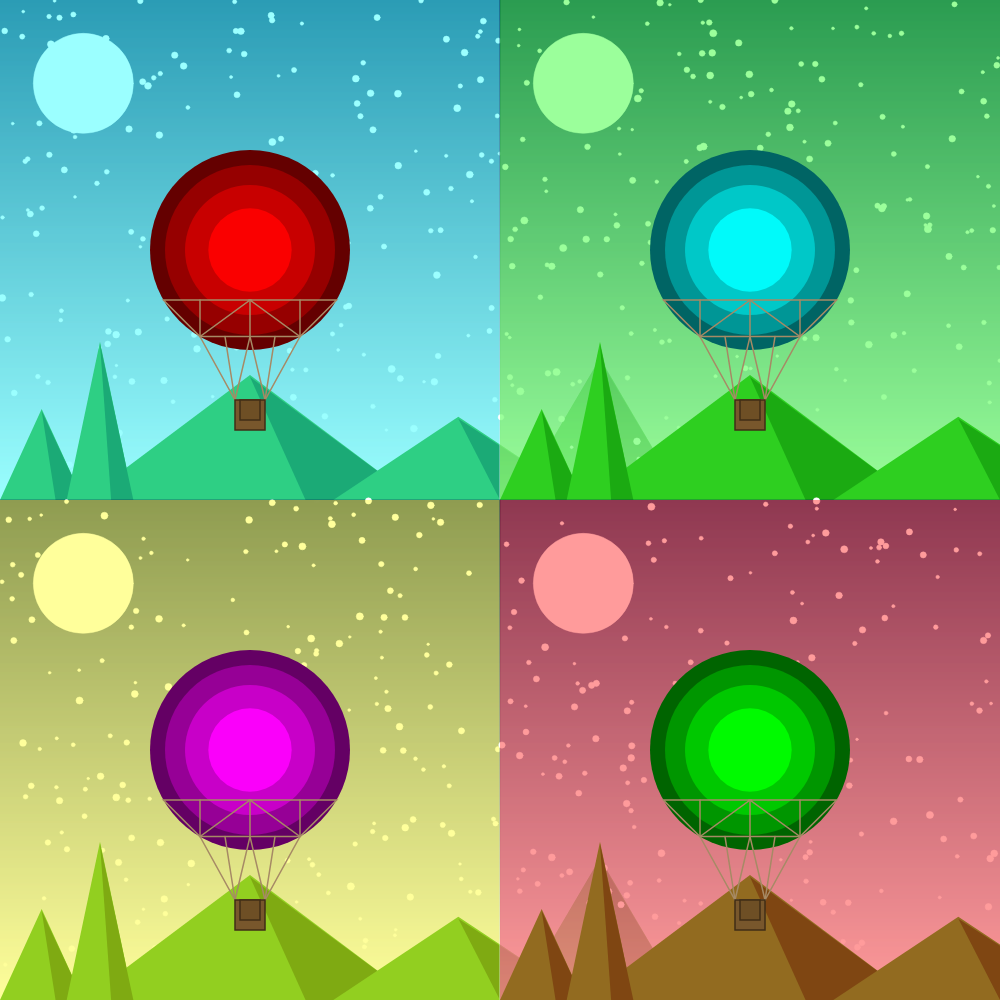
Frame 1 (no input)
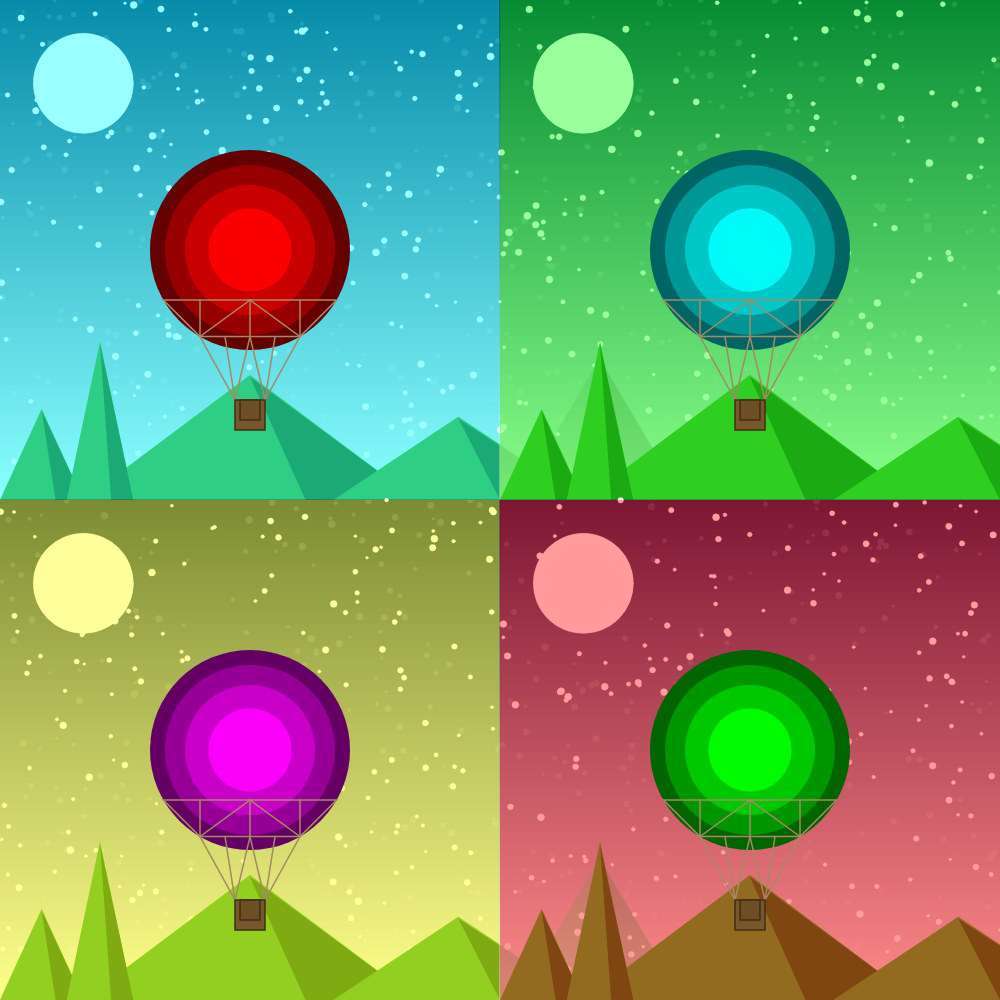
Frame 2 (the mouse pressed at the canvas centre, redrawn once)

The p5.js sketch that drew these frames (run headless with seeded random() and noise() and a simulated clock; the mouse was pressed at the canvas centre and the sketch redrawn once):

// p5.js sketch
// ── sketch.js

function setup() {
    createCanvas(visualViewport.height, visualViewport.height);
    noLoop();
}

function draw() {
    

    sunsetYay(0, 0, 0.5, color(0, 30, 87), color(255, 255, 255));
    sunglasses(0,0,width/2, 0, 255, 255, 100);
    drawBalloon(0.25*width/500, width/4, height/4, 100, 0, 0);

    sunsetYay(width/2, 0, 0.5, color(0, 30, 87), color(255, 255, 255));
    sunglasses(width/2,0,width/2, 0, 255, 0, 100);
    drawBalloon(0.25*width/500, 3*width/4, height/4, 0, 100, 100);
    
    sunsetYay(0, height/2, 0.5, color(0, 30, 87), color(255, 255, 255));
    sunglasses(0,width/2,width/2, 255, 255, 0, 100);
    drawBalloon(0.25*width/500, width/4, 3*height/4, 100, 0, 100);

    sunsetYay(width/2, height/2, 0.5, color(0, 30, 87), color(255, 255, 255));
    sunglasses(width/2,height/2,width/2, 255, 0, 0, 100);
    drawBalloon(0.25*width/500, 3*width/4, 3*height/4, 0, 100, 0);
    

}
function sunglasses(x, y, w, r, g, b, a){
    noStroke();
    fill(r, g, b, a);
    rect(x, y, w, w);
}

function sunsetYay(x, y, s, c1, c2){//gradient
    push();
        translate(x, y);
        scale(s);   
        for (let i = 0; i < height; i++) {
            let hehehehaw = i/height;//way more simplified than whatever p5 documentation was trying to do lmao
            console.log(hehehehaw);
            let c = lerpColor(c1, c2, hehehehaw);
            stroke(c);
            line(0, i, x + width, i);
        }
        for(let k = 0; k<200; k++){
            fill(255);
            circle(random(0, width), random(0, height), random(width/200, width/70)); 
        }
        fill(255);
        circle(width/6, width/6, width/5); 
        noStroke(); 
        mound(0, width/5.5, width/6, height);
        mound(width/6, 1.5*width/6, 4*width/6, height);
        mound(0.8*width/6, 1.9*width/6, 0.8*width/6, height);
        mound(4*width/6, width/6, 3*width/6, height);
        mound(6.2*width/6, 1.7*width/6, 2*width/6, height);
    pop();
}

function drawBalloon(size, ox, oy, redcol, greencol, bluecol){
    push();
        translate(ox, oy);
        scale(size);
        //body
        let rad = 200;
        
        noStroke();
        fill(redcol, greencol, bluecol);
        circle(0, 0, 2*rad);
        fill(redcol*1.5, greencol*1.5, bluecol*1.5);
        circle(0, 0, 1.7*rad);
        fill(redcol*2, greencol*2, bluecol*2);
        circle(0, 0, 1.3*rad);
        fill(redcol*2.5, greencol*2.5, bluecol*2.5);
        circle(0, 0, rad/1.2);
        
        //ropes
        noFill();
        strokeWeight(3);
        stroke(166, 138, 101);
        quad(-.5*rad, rad*Math.sqrt(3)/2, .5*rad, rad*Math.sqrt(3)/2, 30, rad*1.5, -30, rad*1.5);
        line(30, rad*1.5, 0, rad*Math.sqrt(3)/2);
        line(-30, rad*1.5, 0, rad*Math.sqrt(3)/2);
        line(30, rad*1.5, rad/4, rad*Math.sqrt(3)/2);
        line(-30, rad*1.5, -rad/4, rad*Math.sqrt(3)/2);
        //bottom two points are (30, rad*1.5) (-30, rad*1.5)
        //top point is (-.5*rad, rad*Math.sqrt(3)/2)
        triangle(-.5*rad, rad*Math.sqrt(3)/2, -rad*Math.sqrt(3)/2, rad*.5, 0, rad*.5);
        triangle(.5*rad, rad*Math.sqrt(3)/2, rad*Math.sqrt(3)/2, rad*.5, 0, rad*.5);
        line(0, rad*.5, 0, rad*Math.sqrt(3)/2);
        line(-.5*rad, rad*Math.sqrt(3)/2, -rad/2, rad*.5);
        line(.5*rad, rad*Math.sqrt(3)/2, rad/2, rad*.5);

        //cabin
        fill(120, 87, 44);
        stroke(64, 46, 22);
        square(-30, rad*1.5, 60);
        fill(110, 79, 37);
        square(-20, rad*1.5, 40);

    pop();
}

function mound(startx, h, w, viewporty){
    fill(75, 176, 53);
    triangle(startx, viewporty, startx+w/2, viewporty-h, startx+w, viewporty);
    fill(44, 115, 29);
    triangle(startx+w*2/3, viewporty, startx+w/2, viewporty-h+4, startx+w, viewporty);
  }
